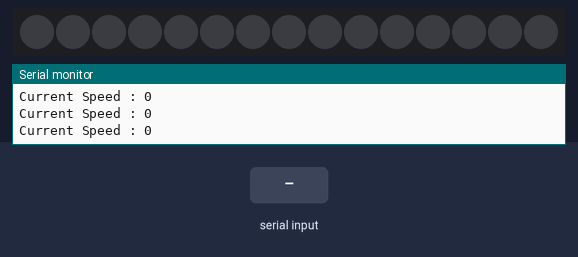
Recording of a sketch running on a simulated Arduino Uno, built with avr-gcc and run on an emulated ATmega328P. Parts: 15 RGB LEDs in strip order, left to right, the last lines printed to the serial monitor. The test bench sets the inputs (shaded band). Dim RGB values are drawn brighter than linear.

Above: at 1.2 s.
1.3 s: "1\n" received over Serial
At 1.8 s:
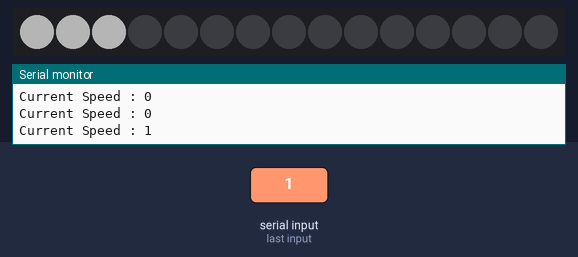
3.8 s: "2\n" received over Serial
At 4.2 s:
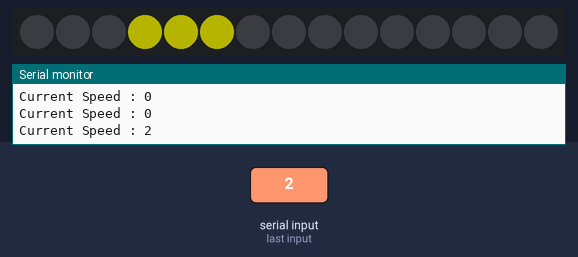
6.3 s: "3\n" received over Serial
At 7.1 s:
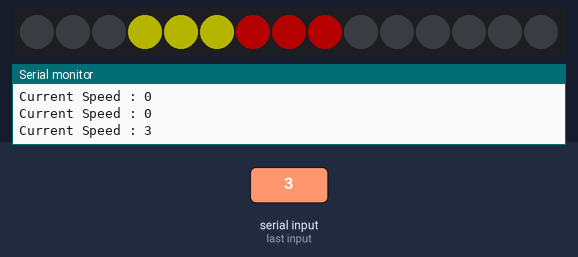
8.8 s: "4\n" received over Serial
At 9.5 s:
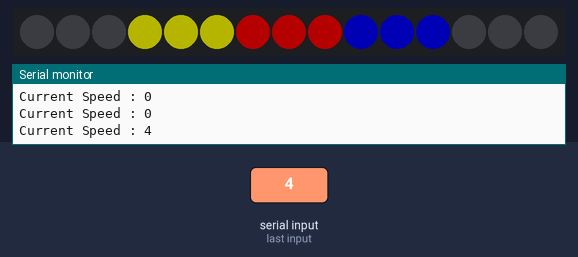
11.3 s: "5\n" received over Serial
At 12.1 s:
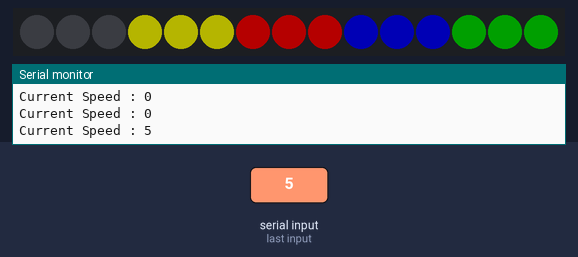
Timing chart, 0 to 14.3 s (numbered marks = the images above; inputs shaded):
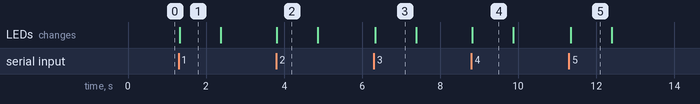

The sketch:

function_Code.ino
```cpp
#include <FastLED.h>

#define LED_PIN 12
#define LED_NUM 15

int speed = 0;
CRGB leds[LED_NUM];

void speedOne();
void speedTwo();
void speedThree();
void speedFour();
void speedFive();
void speedElse();

void setup() {
  // put your setup code here, to run once:
  FastLED.addLeds<WS2812, LED_PIN, GRB>(leds, LED_NUM);
  FastLED.setBrightness(64);
  FastLED.clear();
  FastLED.show();

  Serial.begin(9600);
  Serial.print("GANPATI BAPPA MORYA!!!");

  FastLED.clear();
}

void loop() {
  // put your main code here, to run repeatedly:

  Serial.print("Current Speed : ");
  Serial.println(speed);

  if (Serial.available()) {
    speed = Serial.parseInt();
  }

  if (speed == 1) {
    speedOne();
  } else if (speed == 2) {
    speedTwo();
  } else if (speed == 3) {
    speedThree();
  } else if (speed == 4) {
    speedFour();
  } else if (speed == 5) {
    speedFive();
  } else {
    speedElse();
  }

  FastLED.show();
  delay(50);
}

void speedOne() {
  leds[0] = CRGB::White;
  leds[1] = CRGB::White;
  leds[2] = CRGB::White;

  for (int i = 3; i < LED_NUM; i++) {
    leds[i] = CRGB::Black;
  }
}

void speedTwo() {
  // speedOne();
  leds[3] = CRGB::Yellow;
  leds[4] = CRGB::Yellow;
  leds[5] = CRGB::Yellow;

  for (int i = 6; i < LED_NUM; i++) {
    leds[i] = CRGB::Black;
  }
}

void speedThree() {
  speedTwo();
  leds[6] = CRGB::Red;
  leds[7] = CRGB::Red;
  leds[8] = CRGB::Red;

  for (int i = 9; i < LED_NUM; i++) {
    leds[i] = CRGB::Black;
  }
}

void speedFour() {
  speedThree();
  leds[9] = CRGB::Blue;
  leds[10] = CRGB::Blue;
  leds[11] = CRGB::Blue;

  for (int i = 12; i < LED_NUM; i++) {
    leds[i] = CRGB::Black;
  }
}

void speedFive() {
  speedFour();
  leds[12] = CRGB::Green;
  leds[13] = CRGB::Green;
  leds[14] = CRGB::Green;
}

void speedElse() {
  for (int i = 0; i < LED_NUM; i++) {
    leds[i] = CRGB::Black;
  }
}
```

Measured:
- after the input at 1.3 s, the LEDs: change at once (image 1)
- after the input at 3.8 s, the LEDs: change at once (image 2)
- after the input at 6.3 s, the LEDs: change at once (image 3)
- after the input at 8.8 s, the LEDs: change at once (image 4)
- after the input at 11.3 s, the LEDs: change after 0.05 s (image 5)
- what the display in image 1 shows lasts 1.1 s, from 1.3 s to 2.4 s
